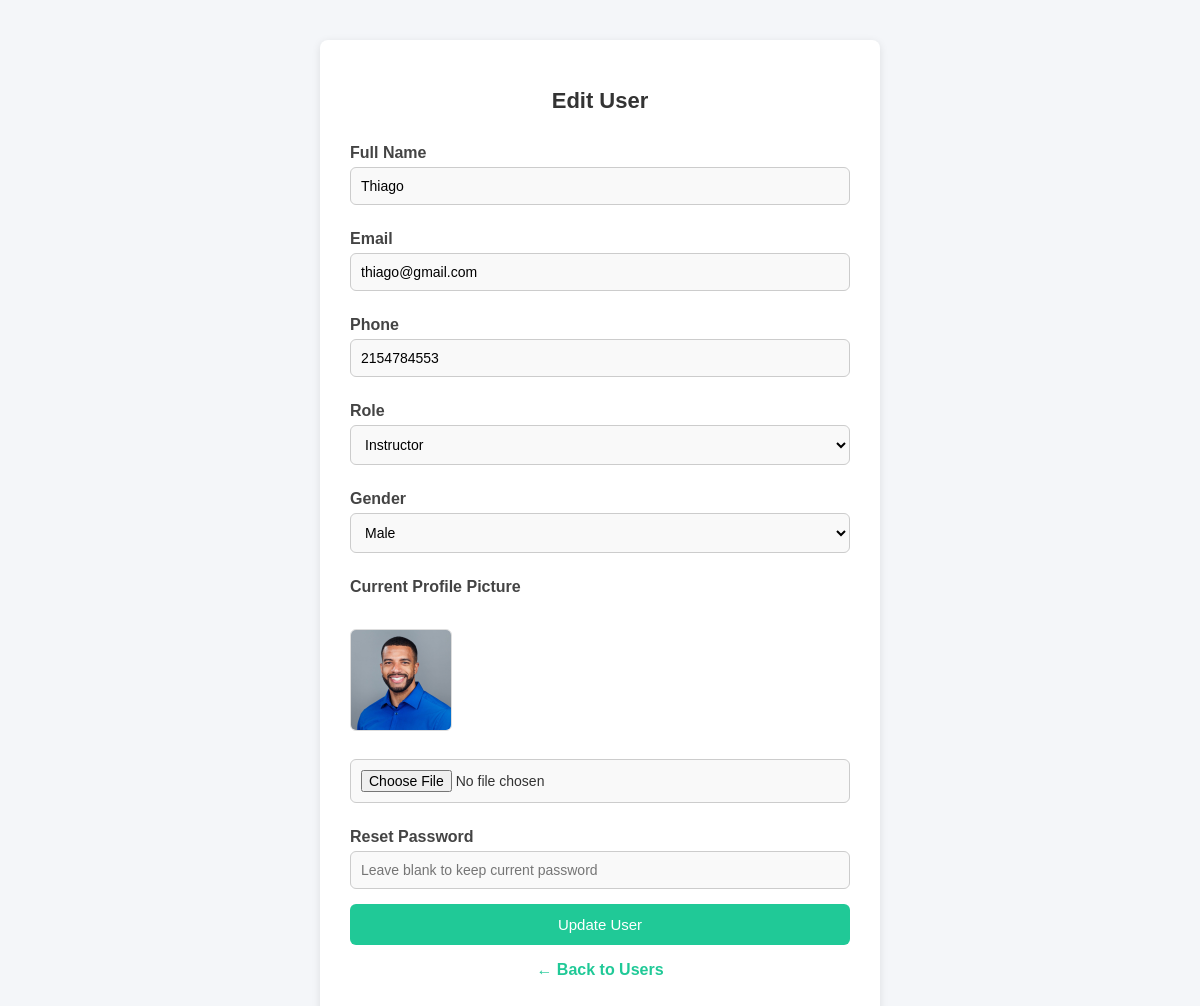
The page /admin/edit_user.php?id=26 (signed in) on the database its author committed.
### tables this page shows
CREATE TABLE `users` (
  `user_id` int(11) NOT NULL,
  `username` varchar(100) NOT NULL,
  `role` enum('Admin','Instructor','Student') NOT NULL DEFAULT 'Student',
  `email` varchar(150) NOT NULL,
  `phone_num` varchar(150) NOT NULL,
  `password` varchar(255) NOT NULL,
  `gender` enum('Male','Female','Prefer not to say') NOT NULL,
  `image_user` varchar(250) NOT NULL,
  `created_at` timestamp NOT NULL DEFAULT current_timestamp()
);

### admin/edit_user.php (the view, shortened to what this page needs)
<?php
include('../includes/connect.php');
$user_id = intval($_GET['id']);
$stmt = $conn->prepare("SELECT * FROM users WHERE user_id=? AND role IN ('Instructor','Student')");
$stmt->bind_param("i", $user_id);
$stmt->execute();
$result = $stmt->get_result();
$user = $result->fetch_assoc();
?>
<!DOCTYPE html>
<html lang="en">
<head>
  <link rel="stylesheet" href="../css/edit_user.css">
</head>
<body>
  <div class="admin-container">
    <h2>Edit User</h2>
    <form method="POST" enctype="multipart/form-data">
      <label>Full Name</label>
      <input type="text" name="username" value="<?= htmlspecialchars($user['username']) ?>" required>
      <label>Email</label>
      <input type="email" name="email" value="<?= htmlspecialchars($user['email']) ?>" required>
      <label>Phone</label>
      <input type="text" name="phone_num" value="<?= htmlspecialchars($user['phone_num']) ?>" required>
      <label>Role</label>
      <select name="role" required>
        <option value="Instructor" <?= $user['role']=="Instructor"?"selected":"" ?>>Instructor</option>
      </select>
      <label>Gender</label>
      <select name="gender" required>
        <option value="Male" <?= $user['gender']=="Male"?"selected":"" ?>>Male</option>
      </select>
      <label>Current Profile Picture</label><br>
      <?php if (!empty($user['image_user'])): ?>
        <img src="../<?= htmlspecialchars($user['image_user']) ?>" width="100"><br>
      <?php else: ?>
        <img src="../includes/uploads/default.png" width="100"><br>
      <?php endif; ?>
      <input type="file" name="profile" accept="image/*">
      <label>Reset Password</label>
      <input type="password" name="new_password" placeholder="Leave blank to keep current password">
      <input type="submit" value="Update User">
    </form>
    <p><a href="manage_users.php" class="back-link">← Back to Users</a></p>
  </div>
</body>
</html>

### css/edit_user.css (style rules this page uses)
body { font-family: Arial, sans-serif; background: #f4f6f9; margin: 0; padding: 0; color: #333; }
.admin-container { width: 500px; margin: 40px auto; background: #fff; padding: 30px; border-radius: 8px; box-shadow: 0 2px 8px rgba(0,0,0,0.1); }
.admin-container h2 { text-align: center; margin-bottom: 20px; font-size: 22px; color: #333; }
form { display: flex; flex-direction: column; }
form label { margin: 10px 0 5px; font-weight: bold; color: #444; }
form input[type="text"], form input[type="email"], form input[type="password"], form input[type="file"], form select { padding: 10px; border: 1px solid #ccc; border-radius: 6px; margin-bottom: 15px; font-size: 14px; background: #f9f9f9; transition: border 0.3s, background 0.3s; }
form img { margin: 10px 0; border-radius: 6px; border: 1px solid #ddd; }
form input[type="submit"] { padding: 12px; border: none; border-radius: 6px; background: #20c997; color: #fff; font-size: 15px; cursor: pointer; transition: background 0.3s; }
.back-link { display: block; margin-top: 15px; text-decoration: none; color: #20c997; font-weight: bold; text-align: center; }

### rows shown on the page
users: username "Thiago", email "thiago@gmail.com", phone_num "2154784553", role "Instructor", gender "Male", image_user (picture)
